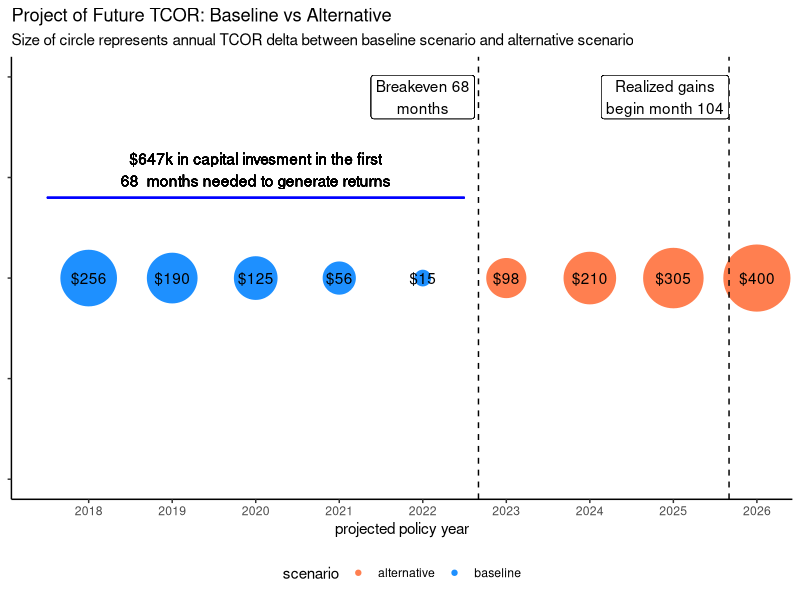
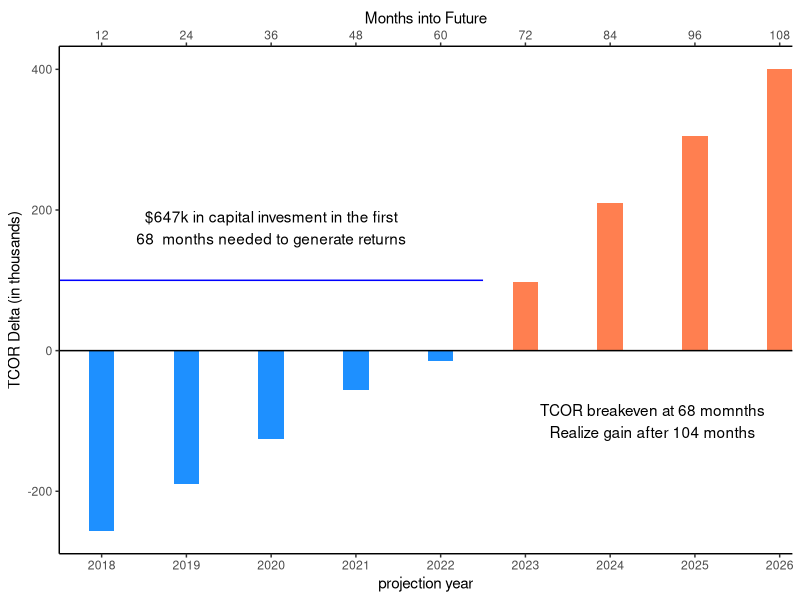
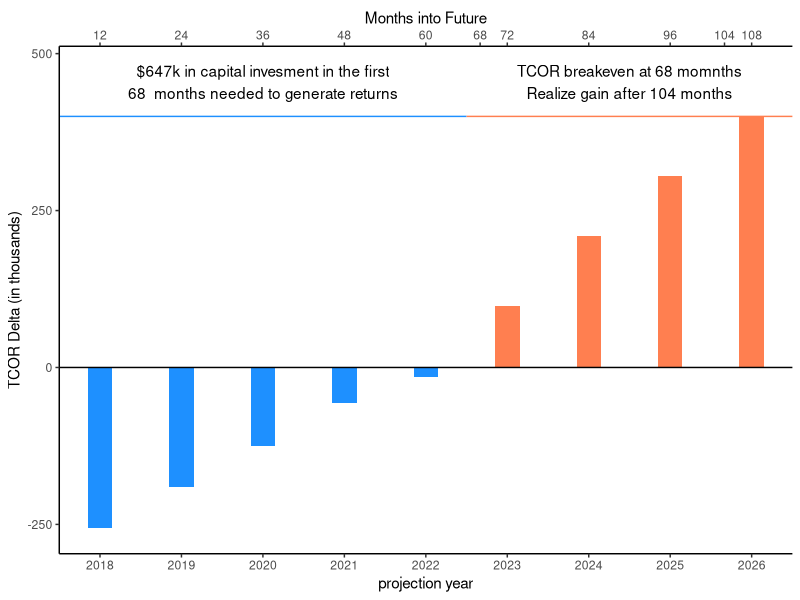
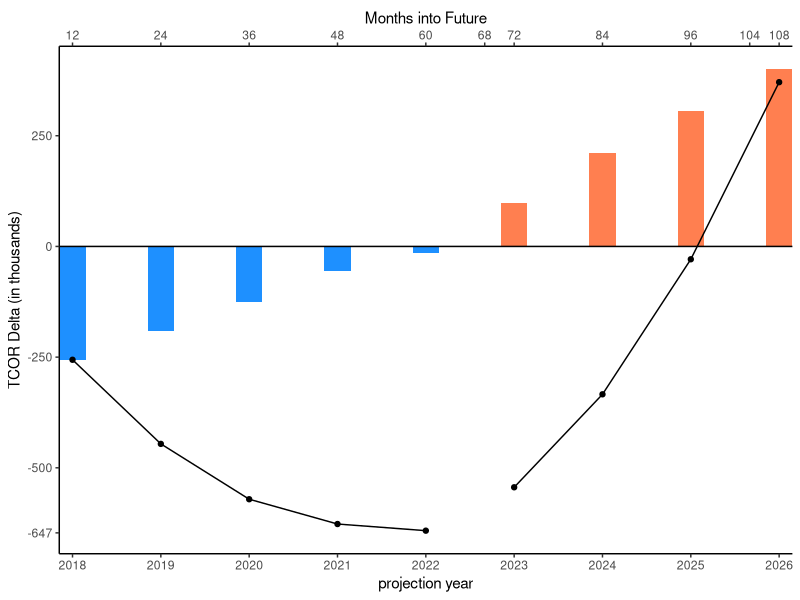
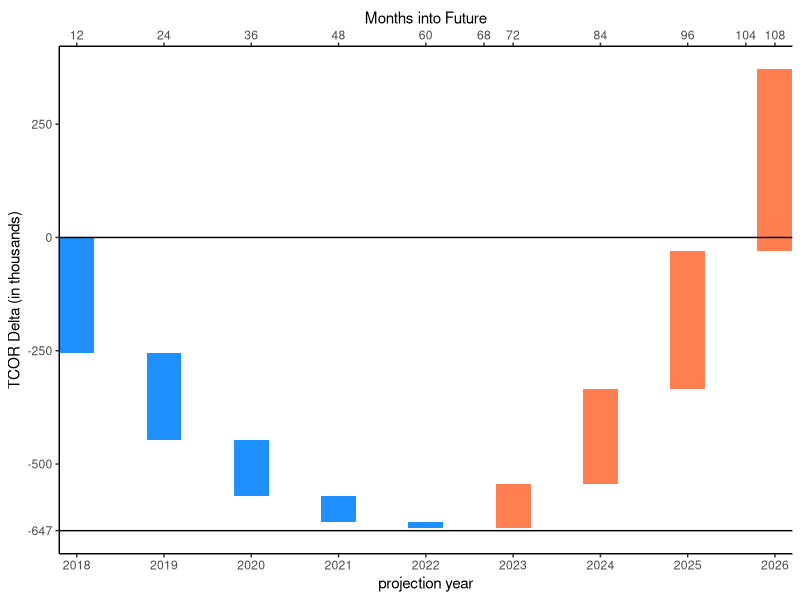
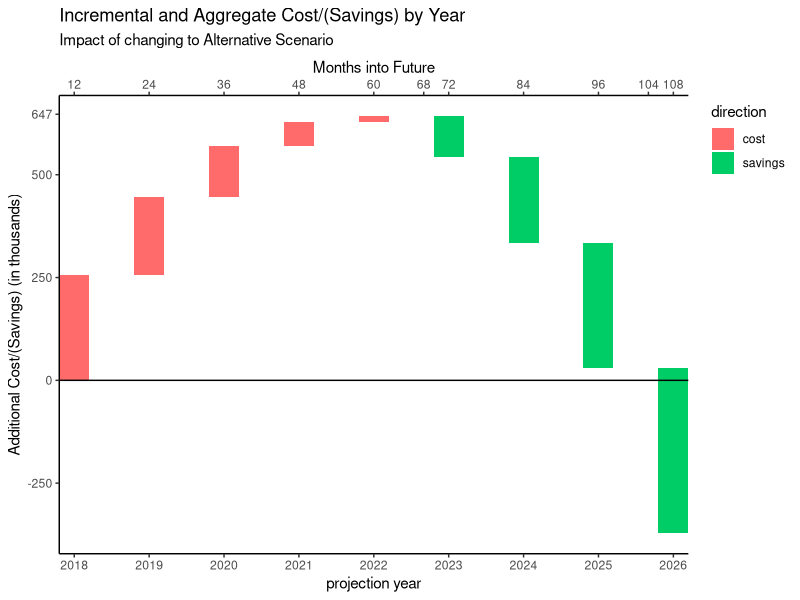

Write the R code that produced these figures, in order. (Note: this script raises an error after producing the figures.)
## ---- chunk 1
suppressPackageStartupMessages({
        library(tidyverse)
        library(glue)
        })

d_raw <- tribble(
  ~py, ~delta,
  2018,  -256,
  2019,  -190,
  2020,  -125,
  2021,   -56,
  2022,   -15,
  2023,    98,
  2024,   210,
  2025,   305,
  2026,   400
)

d <- mutate(d_raw, 
            scenario = as.factor(case_when(delta > 0 ~ "alternative", TRUE ~ "baseline")),
            label = glue("${abs(delta)}")
)
d
## ---- chunk 2
ggplot(d, aes(x = py)) + 
        geom_point(aes(y = 1, size = abs(delta), color = scenario)) +
        scale_size(range = c(5, 22)) +
        geom_text(aes(y = 1, label = label)) + 
        scale_color_manual(values = c("#FF7F50", "#1E90FF")) +
        geom_vline(xintercept = c(2022 + 2/3, 2025 + 2/3), linetype = "dashed") +
        geom_label(aes(x = 2022, y = 1.45, label = "Breakeven 68\nmonths")) +
        geom_label(aes(x = 2024.9, y = 1.45, label = "Realized gains\nbegin month 104")) +
        geom_segment(aes(x = 2017.5, xend = 2022.5, y = 1.2, yend = 1.2), color = "blue") +
        geom_text(aes(x = 2020, y = 1.27), label = "$647k in capital invesment in the first\n68  months needed to generate returns") +
        scale_x_continuous(breaks = 2018:2026, name = "projected policy year") +
        scale_y_continuous(limits = c(0.5, 1.5)) +
        ggtitle("Project of Future TCOR: Baseline vs Alternative", "Size of circle represents annual TCOR delta between baseline scenario and alternative scenario") +
        theme_classic() +
        guides(size = FALSE) +
        theme(legend.position = "bottom", 
              axis.title.y = element_blank(), 
              axis.text.y = element_blank())
        
## ---- chunk 3
ggplot(d, aes(py, delta, fill = scenario)) + 
  geom_bar(stat = "identity", width = 0.3) +
  geom_hline(yintercept = 0) +
  scale_fill_manual(values = c("#FF7F50", "#1E90FF")) +
  annotate("segment", x = 2017.5, xend = 2022.5, y = 100, yend = 100, color = "blue") +
  annotate("text", x = 2020, y = 175, label = "$647k in capital invesment in the first\n68  months needed to generate returns")+
  annotate("text", x = 2024.5, y = -100, label = "TCOR breakeven at 68 momnths\nRealize gain after 104 months")+
  scale_x_continuous(breaks = 2018:2026, expand = c(0, 0),
                     sec.axis = sec_axis(~ 12*(. - 2017), name = "Months into Future", breaks = 12*(1:9))) +
  theme_classic() + 
  theme(legend.position = "none")+
  ylab("TCOR Delta (in thousands)") + xlab("projection year")

## ---- chunk 4
ggplot(d, aes(py, delta, fill = scenario)) + 
  geom_bar(stat = "identity", width = 0.3) +
  scale_fill_manual(values = c("#FF7F50", "#1E90FF")) +
  geom_hline(yintercept = 0) +
  annotate("segment", x = 2017.5, xend = 2022.5, y = 400, yend = 400, color = "#1E90FF") +
  annotate("text", x = 2020, y = 455, label = "$647k in capital invesment in the first\n68  months needed to generate returns") +
  annotate("segment", x = 2022.5, xend = 2026.5, y = 400, yend = 400, color = "#FF7F50") +
  annotate("text", x = 2024.5, y = 455, label = "TCOR breakeven at 68 momnths\nRealize gain after 104 months")+
  scale_x_continuous(breaks = 2018:2026, expand = c(0, 0),
                     sec.axis = sec_axis(~ 12*(. - 2017), name = "Months into Future", breaks = c(12*(1:9), 68, 104))) +
  scale_y_continuous(limits = c(-260, 475)) +
  theme_classic() + 
  theme(legend.position = "none")+
  ylab("TCOR Delta (in thousands)") + xlab("projection year")
## ---- chunk 5
d_cumulative <- mutate(d, cumdelta = cumsum(delta), start = cumdelta - delta)

ggplot(d_cumulative, aes(x = py, fill = scenario)) + 
    geom_col(aes(y = delta), width = 0.3) + 
    scale_fill_manual(values = c("#FF7F50", "#1E90FF")) +
    geom_point(aes(y = cumdelta)) + geom_line(aes(y = cumdelta), color = "black") +
    scale_x_continuous(breaks = 2018:2026, expand = c(0, 0),
                     sec.axis = sec_axis(~ 12*(. - 2017), name = "Months into Future", breaks = sort(c(12*(1:9), 68, 104)))) +
    scale_y_continuous(breaks = c(-647, -500, -250, 0, 250, 500)) +
    geom_hline(yintercept = 0) +         
    theme_classic() + 
    theme(legend.position = "none")+
    ylab("TCOR Delta (in thousands)") + xlab("projection year")
## ---- chunk 6
ggplot(d_cumulative) +
        geom_rect(aes(xmin = py - 0.2, 
                  xmax = py + 0.2, 
                  ymin = start, 
                  ymax = cumdelta,
                  fill = scenario)) +
        scale_fill_manual(values = c("#FF7F50", "#1E90FF")) +
        geom_hline(yintercept = 0) +
        geom_hline(yintercept = -647) +
        scale_x_continuous(breaks = 2018:2026, expand = c(0, 0),
                     sec.axis = sec_axis(~ 12*(. - 2017), name = "Months into Future", breaks = sort(c(12*(1:9), 68, 104)))) +
        scale_y_continuous(breaks = c(-647, -500, -250, 0, 250, 500)) +
        theme_classic() + 
        theme(legend.position = "none")+
        ylab("TCOR Delta (in thousands)") + xlab("projection year")
## ---- chunk 7
d_alt <- mutate(d_raw, delta = -delta) %>%
        rename(amt = delta) %>%
        mutate(direction = as.factor(case_when(amt >= 0 ~ "cost", TRUE ~ "savings")),
               cumamt = cumsum(amt),
               start = cumamt - amt)
## ---- chunk 8
ggplot(d_alt) +
        geom_rect(aes(xmin = py - 0.2, 
                  xmax = py + 0.2, 
                  ymin = start, 
                  ymax = cumamt,
                  fill = direction)) +
        scale_fill_manual(values = c("#FF6A6A", "#00CD66")) + 
        geom_hline(yintercept = 0) +
        scale_x_continuous(breaks = 2018:2026, expand = c(0, 0),
                     sec.axis = sec_axis(~ 12*(. - 2017), name = "Months into Future", breaks = sort(c(12*(1:9), 68, 104)))) +
        scale_y_continuous(breaks = c(-500, -250, 0, 250, 500, 647)) +
        theme_classic() + 
        theme(legend.position = "right", legend.justification = "top")+
        ylab("Additional Cost/(Savings) (in thousands)") + 
        xlab("projection year") +
        ggtitle("Incremental and Aggregate Cost/(Savings) by Year", "Impact of changing to Alternative Scenario")

## ---- chunk 9

d_alt2 <- split(d, d$py) %>%
        map_dfr( ~ tibble(py = .x$py, pm = 1:12, mdelta = .x$delta /12 * 1:12)) %>%
        mutate(use_date = lubridate::ymd(glue::glue("{py}-{pm}-01")),
               cumdelta = cumsum(mdelta), start = cumdelta - mdelta,
               scenario = as.factor(case_when(mdelta > 0 ~ "savings", TRUE ~ "costs"))
               )
## ---- chunk 10
ggplot(d_alt) + 
        geom_rect(aes(xmin = use_date - 16, 
                      xmax = use_date + 16, 
                      ymin = start, 
                      ymax = cumdelta,
                      fill = scenario))
          #scale_x_continuous(breaks = 2018:202, expand = c(0, 0),
          #           sec.axis = sec_axis(~ 12*(. - 2017), name = "Months into Future", breaks = 12*(1:9))) 
